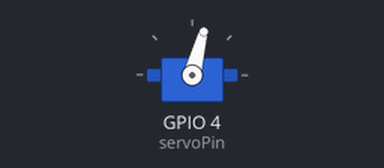
This sketch was run on a simulated ESP32-C3. Parts: servo. What the sketch prints to the serial monitor is not drawn.

Above: at 0.05 s.
Timing chart, 0 to 4.8 s (numbered marks = the images above):
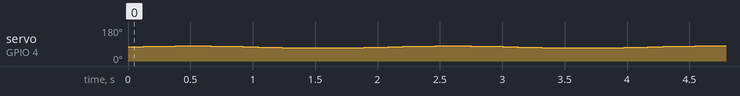

The sketch:

Servo_sinusoidal_ESP32-C3-SUPERMINI.ino
```cpp
#include <Arduino.h>
#include <ESP32Servo.h>

// --- Configuración del servo ---
const int servoPin = 4;           // Pin de señal del servo
const long serialBaud = 115200;   // Velocidad del puerto serie
Servo myServo;

// --- Parámetros de la onda senoidal ---
float sineFreq   = 0.48;   // Frecuencia en Hz
float minAngle   = 69.0;  // Ángulo mínimo en grados
float maxAngle   = 80.0;  // Ángulo máximo en grados

// Función que devuelve el ángulo en grados basado en una onda senoidal
float sineAngle(float frequency, float minA, float maxA) {
  float amplitude = (maxA - minA) / 2.0;            // Semiamplitud
  float offset    = (maxA + minA) / 2.0;            // Desplazamiento medio
  float t         = millis() / 1000.0;              // Tiempo en segundos
  return offset + amplitude * sin(2.0 * PI * frequency * t);
}

void setup() {
  Serial.begin(serialBaud);
  while (!Serial) { }  // Espera a que el Serial esté listo (opcional)

  // Configura el PWM del servo (50 Hz) y el rango de pulso típico (0.5–2.4 ms)
  myServo.setPeriodHertz(50);
  myServo.attach(servoPin, 500 /*µs pulso mínimo*/, 2400 /*µs pulso máximo*/);

  Serial.println("Moviendo servo con función seno...");
  Serial.print("Frecuencia: "); Serial.print(sineFreq); Serial.println(" Hz");
  Serial.print("Rango: "); Serial.print(minAngle); Serial.print("° – ");
  Serial.print(maxAngle); Serial.println("°");
}

void loop() {
  // Calcula el ángulo actual según la función seno
  float ang = sineAngle(sineFreq, minAngle, maxAngle);
  int angle = constrain(int(ang + 0.5), 0, 180);  // Redondeo y límite [0,180]

  myServo.write(angle);

  // Opcional: imprimir por serial cada cierto tiempo
  static unsigned long lastPrint = 0;
  if (millis() - lastPrint > 200) {  // cada 200 ms
    Serial.print("Ángulo: ");
    Serial.print(angle);
    Serial.println("°");
    lastPrint = millis();
  }
}
```
